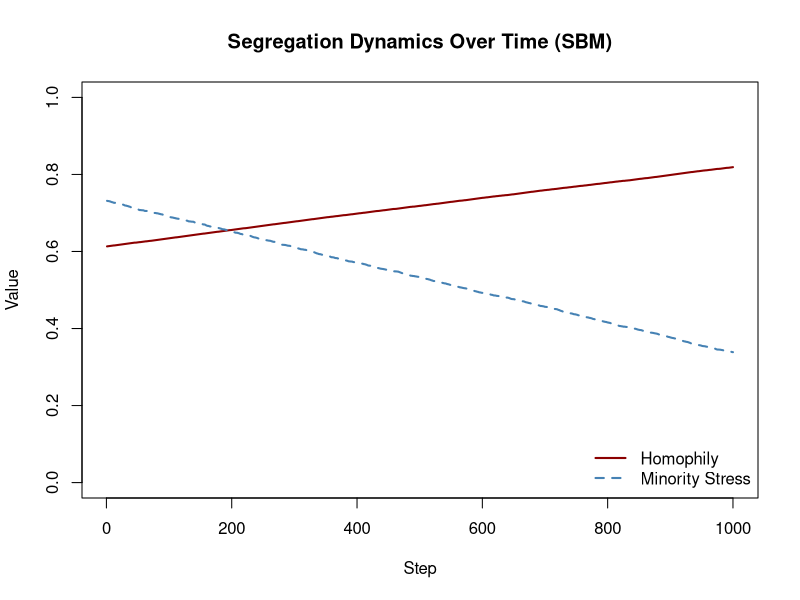
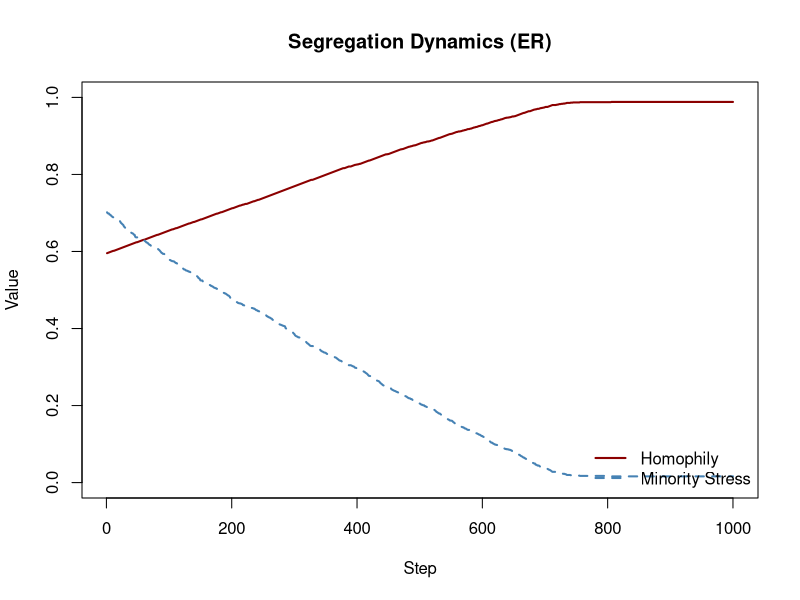
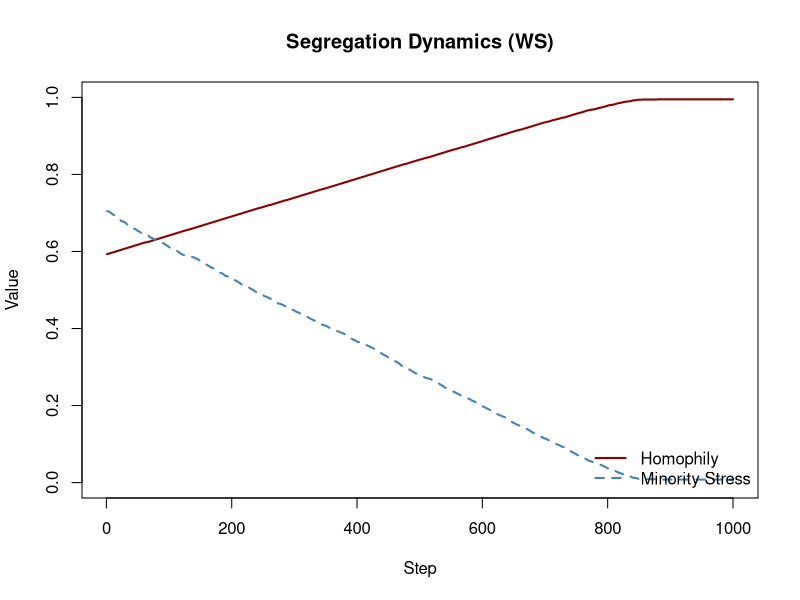
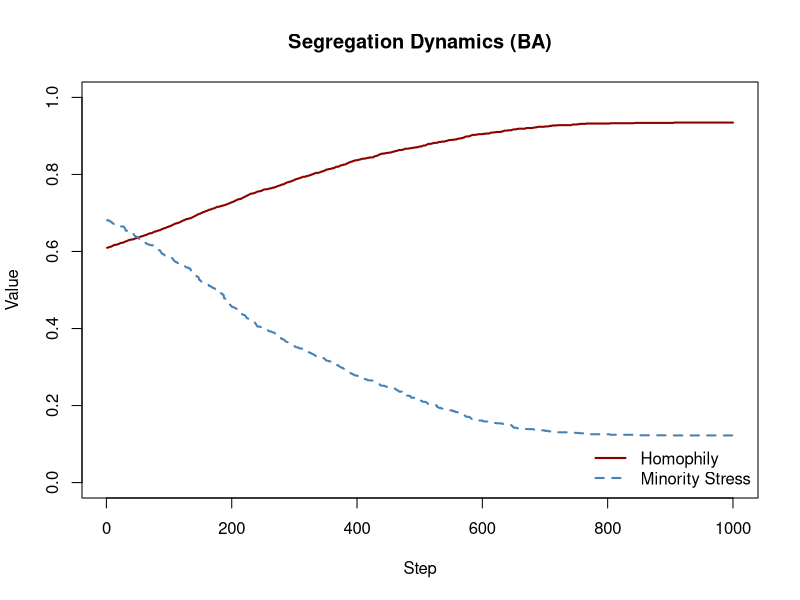

R code for these plots, in order:
library(ggplot2) |> suppressMessages()
library(igraph) |> suppressMessages()
library(dplyr) |> suppressMessages()
library(purrr) |> suppressMessages()
library(stringr) |> suppressMessages()
library(magrittr) |> suppressMessages()
library(ggraph) |> suppressMessages()



henry_model_asymmetric <- function(n = 300, m = 2, p_in = 0.1, p_out = 0.01,
                                   minority_frac = 0.3,
                                   max_steps = 300) {
  block_sizes <- rep(n / m, m)
  pref_matrix <- matrix(p_out, nrow = m, ncol = m)
  diag(pref_matrix) <- p_in
  
  g <- sample_sbm(n, pref.matrix = pref_matrix, block.sizes = block_sizes)
  
  # Assign asymmetric types
  V(g)$type <- sample(c(1, -1), n, replace = TRUE, prob = c(1 - minority_frac, minority_frac))
  
  homophily <- numeric(max_steps)
  minority_stress <- numeric(max_steps)
  
  for (step in 1:max_steps) {
    types <- V(g)$type
    edge_ends <- ends(g, E(g))
    dissim_idx <- which(types[edge_ends[, 1]] != types[edge_ends[, 2]])
    dissim_edges <- E(g)[dissim_idx]
    
    if (length(dissim_edges) == 0) {
      homophily <- homophily[1:(step - 1)]
      minority_stress <- minority_stress[1:(step - 1)]
      break
    }
    
    # Rewire a dissimilar edge
    e <- sample(dissim_edges, 1)
    ends_e <- ends(g, e)
    u <- ends_e[1]
    v <- ends_e[2]
    u_type <- V(g)$type[u]
    
    candidates <- which(V(g)$type == u_type &
                        !are.connected(g, u, 1:n) &
                        1:n != u)
    
    if (length(candidates) > 0) {
      new_v <- sample(candidates, 1)
      g <- delete_edges(g, e)
      g <- add_edges(g, c(u, new_v))
    }
    
    # Track homophily
    edge_ends <- ends(g, E(g))
    same <- sum(types[edge_ends[, 1]] == types[edge_ends[, 2]])
    homophily[step] <- same / ecount(g)
    
    # Track minority stress
    minority_nodes <- which(types == -1)
    stress_vals <- sapply(minority_nodes, function(v) {
      nbs <- neighbors(g, v)
      if (length(nbs) == 0) return(0)
      mean(types[nbs] != -1)
    })
    minority_stress[step] <- mean(stress_vals)
  }
  
  return(list(graph = g,
              homophily = homophily,
              stress = minority_stress,
              types = V(g)$type))
}

set.seed(42)

result <- henry_model_asymmetric(n = 400, minority_frac = 0.3, max_steps = 1000)

plot(result$homophily, type = "l", lwd = 2, col = "darkred",
     ylim = c(0, 1), xlab = "Step", ylab = "Value",
     main = "Segregation Dynamics Over Time (SBM)")
lines(result$stress, col = "steelblue", lwd = 2, lty = 2)
legend("bottomright",
       legend = c("Homophily", "Minority Stress"),
       col = c("darkred", "steelblue"),
       lty = c(1, 2), lwd = 2, bty = "n")


library(igraph)

henry_model_asymmetric_2D <- function(n = 256, minority_frac = 0.3, max_steps = 300) {
  side_length <- sqrt(n)
  if (side_length != floor(side_length)) {
    stop("n must be a perfect square to form a square lattice.")
  }

  # Create a 2D lattice graph
  g <- erdos.renyi.game(n, p.or.m = 0.02, type = "gnp", directed = FALSE)



  # Get actual number of vertices in g
  node_count <- vcount(g)

  # Assign types to vertices based on actual graph size
  V(g)$type <- sample(c(1, -1), node_count, replace = TRUE,
                      prob = c(1 - minority_frac, minority_frac))

  homophily <- numeric(max_steps)
  minority_stress <- numeric(max_steps)

  for (step in 1:max_steps) {
    types <- V(g)$type
    edge_ends <- ends(g, E(g))
    dissim_idx <- which(types[edge_ends[, 1]] != types[edge_ends[, 2]])
    dissim_edges <- E(g)[dissim_idx]

    if (length(dissim_edges) == 0) {
  if (step > 1) {
    homophily <- homophily[1:(step - 1)]
    minority_stress <- minority_stress[1:(step - 1)]
  } else {
    homophily <- c(NA)
    minority_stress <- c(NA)
  }
  break
}


    # Rewire a dissimilar edge
    e <- sample(dissim_edges, 1)
    ends_e <- ends(g, e)
    u <- as.integer(ends_e[1])
    v <- as.integer(ends_e[2])
    u_type <- V(g)$type[u]

    candidates <- which(V(g)$type == u_type &
                        !are.connected(g, u, V(g)) &
                        V(g) != u)

    if (length(candidates) > 0) {
      new_v <- sample(candidates, 1)
      g <- delete_edges(g, e)
      g <- add_edges(g, c(u, new_v))
    }

    # Track homophily
    edge_ends <- ends(g, E(g))
    same <- sum(types[edge_ends[, 1]] == types[edge_ends[, 2]])
    homophily[step] <- same / ecount(g)

    # Track minority stress
    minority_nodes <- which(types == -1)
    stress_vals <- sapply(minority_nodes, function(v) {
      nbs <- neighbors(g, v)
      if (length(nbs) == 0) return(0)
      mean(types[nbs] != -1)
    })
    minority_stress[step] <- mean(stress_vals)
  }

  return(list(graph = g,
              homophily = homophily,
              stress = minority_stress,
              types = V(g)$type))
}


set.seed(42)
result <- henry_model_asymmetric_2D(n = 400, minority_frac = 0.3, max_steps = 1000)


plot(result$homophily, type = "l", lwd = 2, col = "darkred",
     ylim = c(0, 1), xlab = "Step", ylab = "Value",
     main = "Segregation Dynamics (ER)")
lines(result$stress, col = "steelblue", lwd = 2, lty = 2)
legend("bottomright",
       legend = c("Homophily", "Minority Stress"),
       col = c("darkred", "steelblue"),
       lty = c(1, 2), lwd = 2, bty = "n")

library(igraph)

henry_model_asymmetric_2D <- function(n = 256, minority_frac = 0.3, max_steps = 300) {
  side_length <- sqrt(n)
  if (side_length != floor(side_length)) {
    stop("n must be a perfect square to form a square lattice.")
  }

  # Create a 2D lattice graph
  g <- watts.strogatz.game(1, size = n, nei = 5, p = 0.05)



  # Get actual number of vertices in g
  node_count <- vcount(g)

  # Assign types to vertices based on actual graph size
  V(g)$type <- sample(c(1, -1), node_count, replace = TRUE,
                      prob = c(1 - minority_frac, minority_frac))

  homophily <- numeric(max_steps)
  minority_stress <- numeric(max_steps)

  for (step in 1:max_steps) {
    types <- V(g)$type
    edge_ends <- ends(g, E(g))
    dissim_idx <- which(types[edge_ends[, 1]] != types[edge_ends[, 2]])
    dissim_edges <- E(g)[dissim_idx]

    if (length(dissim_edges) == 0) {
  if (step > 1) {
    homophily <- homophily[1:(step - 1)]
    minority_stress <- minority_stress[1:(step - 1)]
  } else {
    homophily <- c(NA)
    minority_stress <- c(NA)
  }
  break
}


    # Rewire a dissimilar edge
    e <- sample(dissim_edges, 1)
    ends_e <- ends(g, e)
    u <- as.integer(ends_e[1])
    v <- as.integer(ends_e[2])
    u_type <- V(g)$type[u]

    candidates <- which(V(g)$type == u_type &
                        !are.connected(g, u, V(g)) &
                        V(g) != u)

    if (length(candidates) > 0) {
      new_v <- sample(candidates, 1)
      g <- delete_edges(g, e)
      g <- add_edges(g, c(u, new_v))
    }

    # Track homophily
    edge_ends <- ends(g, E(g))
    same <- sum(types[edge_ends[, 1]] == types[edge_ends[, 2]])
    homophily[step] <- same / ecount(g)

    # Track minority stress
    minority_nodes <- which(types == -1)
    stress_vals <- sapply(minority_nodes, function(v) {
      nbs <- neighbors(g, v)
      if (length(nbs) == 0) return(0)
      mean(types[nbs] != -1)
    })
    minority_stress[step] <- mean(stress_vals)
  }

  return(list(graph = g,
              homophily = homophily,
              stress = minority_stress,
              types = V(g)$type))
}

set.seed(42)
result <- henry_model_asymmetric_2D(n = 400, minority_frac = 0.3, max_steps = 1000)


plot(result$homophily, type = "l", lwd = 2, col = "darkred",
     ylim = c(0, 1), xlab = "Step", ylab = "Value",
     main = "Segregation Dynamics (WS)")
lines(result$stress, col = "steelblue", lwd = 2, lty = 2)
legend("bottomright",
       legend = c("Homophily", "Minority Stress"),
       col = c("darkred", "steelblue"),
       lty = c(1, 2), lwd = 2, bty = "n")


library(igraph)

henry_model_asymmetric_2D <- function(n = 256, minority_frac = 0.3, max_steps = 300) {
  side_length <- sqrt(n)
  if (side_length != floor(side_length)) {
    stop("n must be a perfect square to form a square lattice.")
  }

  # Create a 2D lattice graph
  g <- barabasi.game(n, m = 3, directed = FALSE)




  # Get actual number of vertices in g
  node_count <- vcount(g)

  # Assign types to vertices based on actual graph size
  V(g)$type <- sample(c(1, -1), node_count, replace = TRUE,
                      prob = c(1 - minority_frac, minority_frac))

  homophily <- numeric(max_steps)
  minority_stress <- numeric(max_steps)

  for (step in 1:max_steps) {
    types <- V(g)$type
    edge_ends <- ends(g, E(g))
    dissim_idx <- which(types[edge_ends[, 1]] != types[edge_ends[, 2]])
    dissim_edges <- E(g)[dissim_idx]

    if (length(dissim_edges) == 0) {
  if (step > 1) {
    homophily <- homophily[1:(step - 1)]
    minority_stress <- minority_stress[1:(step - 1)]
  } else {
    homophily <- c(NA)
    minority_stress <- c(NA)
  }
  break
}


    # Rewire a dissimilar edge
    e <- sample(dissim_edges, 1)
    ends_e <- ends(g, e)
    u <- as.integer(ends_e[1])
    v <- as.integer(ends_e[2])
    u_type <- V(g)$type[u]

    candidates <- which(V(g)$type == u_type &
                        !are.connected(g, u, V(g)) &
                        V(g) != u)

    if (length(candidates) > 0) {
      new_v <- sample(candidates, 1)
      g <- delete_edges(g, e)
      g <- add_edges(g, c(u, new_v))
    }

    # Track homophily
    edge_ends <- ends(g, E(g))
    same <- sum(types[edge_ends[, 1]] == types[edge_ends[, 2]])
    homophily[step] <- same / ecount(g)

    # Track minority stress
    minority_nodes <- which(types == -1)
    stress_vals <- sapply(minority_nodes, function(v) {
      nbs <- neighbors(g, v)
      if (length(nbs) == 0) return(0)
      mean(types[nbs] != -1)
    })
    minority_stress[step] <- mean(stress_vals)
  }

  return(list(graph = g,
              homophily = homophily,
              stress = minority_stress,
              types = V(g)$type))
}

set.seed(42)
result <- henry_model_asymmetric_2D(n = 400, minority_frac = 0.3, max_steps = 1000)


plot(result$homophily, type = "l", lwd = 2, col = "darkred",
     ylim = c(0, 1), xlab = "Step", ylab = "Value",
     main = "Segregation Dynamics (BA)")
lines(result$stress, col = "steelblue", lwd = 2, lty = 2)
legend("bottomright",
       legend = c("Homophily", "Minority Stress"),
       col = c("darkred", "steelblue"),
       lty = c(1, 2), lwd = 2, bty = "n")
